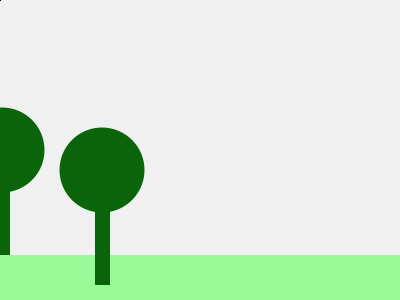
Frame 1 (no input)
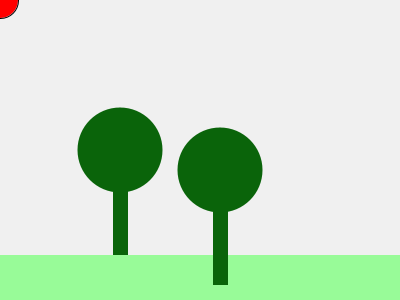
Frame 60 (the mouse pressed at the canvas centre just before this capture)
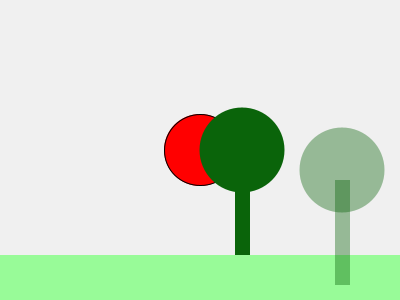
Frame 120 (the mouse held since frame 60 and released just before this capture)

The Processing sketch that drew these frames (run headless with seeded random() and noise(); from frame 60 on, the mouse is pressed at the canvas centre):

// Processing sketch: A3Q2_kjkeen
// ── A3Q2_kjkeen.pde
// Kevin Keen
// #20720531

// Tree Movement
float treeBushSpeed1 = 0;
float treeTrunkSpeed1 = -7;
float treeBushSpeed2 = 100;
float treeTrunkSpeed2 = 93;
// Circle Growth
float circleGrowX = 0;
float circleGrowY = 0;
// Transparent Function
float transparent = 255;
// Sun
float sunX = -40;

void setup() {
  size(400, 300);
  noStroke();
  background(240);
}

void draw() {
  
  background(240);
  // Land
  fill(#98FB98);
  rect(0, 255, 400, 150);
  
  // Red Circle
  stroke(#000000);
  fill(#FF0000);
  circleGrowX = (circleGrowX + 0.6) % 85;
  circleGrowY = (circleGrowY + 0.6) % 85;
  ellipse(mouseX, mouseY, circleGrowX, circleGrowY);
  
  // Sun
  noStroke();
  fill(255,255,0);
  ellipse(sunX, 80, 60, 60);
  
  // Left Tree
  noStroke();
  fill(10, 100, 10);
  treeBushSpeed1 = (treeBushSpeed1 + 2) % 555;
  treeTrunkSpeed1 = (treeTrunkSpeed1 + 2) % 555;
  ellipse(treeBushSpeed1, 150, 85, 85);
  rect(treeTrunkSpeed1, 150, 15, 105);
  
  // Right Tree
  noStroke();
  fill(10, 100, 10, transparent);
  treeBushSpeed2 = (treeBushSpeed2 + 2) % 555;
  ellipse(treeBushSpeed2, 170, 85, 85);
  treeTrunkSpeed2 = (treeTrunkSpeed2 + 2) % 555;
  rect(treeTrunkSpeed2, 180, 15, 105);
}

void mousePressed() {
   
  // Left Tree
  frameRate(30);
  treeBushSpeed1 = (treeBushSpeed1 + 2) % 555;
  treeTrunkSpeed1 = (treeTrunkSpeed1 + 2) % 555;
  ellipse(treeBushSpeed1, 150, 85, 85);
  rect(treeTrunkSpeed1, 150, 15, 105);
  
  // Right Tree
  transparent = 100;
  treeBushSpeed2 = (treeBushSpeed2 + 2) % 555;
  ellipse(treeBushSpeed2, 170, 85, 85);
  treeTrunkSpeed2 = (treeTrunkSpeed2 + 2) % 555;
  rect(treeTrunkSpeed2, 180, 15, 105);
}

void mouseReleased() {
   
  transparent = 255;
  // Left Tree
  frameRate(60);
  treeBushSpeed1 = (treeBushSpeed1 + 2) % 555;
  treeTrunkSpeed1 = (treeTrunkSpeed1 +2) % 555;
  ellipse(treeBushSpeed1, 150, 85, 85);
  rect(treeTrunkSpeed1, 150, 15, 105);
  
  // Right Tree
  fill(10, 100, 10, transparent);
  treeBushSpeed2 = (treeBushSpeed2 + 2) % 555;
  ellipse(treeBushSpeed2, 170, 85, 85);
  treeTrunkSpeed2 = (treeTrunkSpeed2 + 2) % 555;
  rect(treeTrunkSpeed2, 180, 15, 105);
}

void keyPressed() {
  sunX = (sunX + 9) % 490;
  noStroke();
  fill(255,255,0);
  ellipse(sunX, 80, 60, 60);
}
